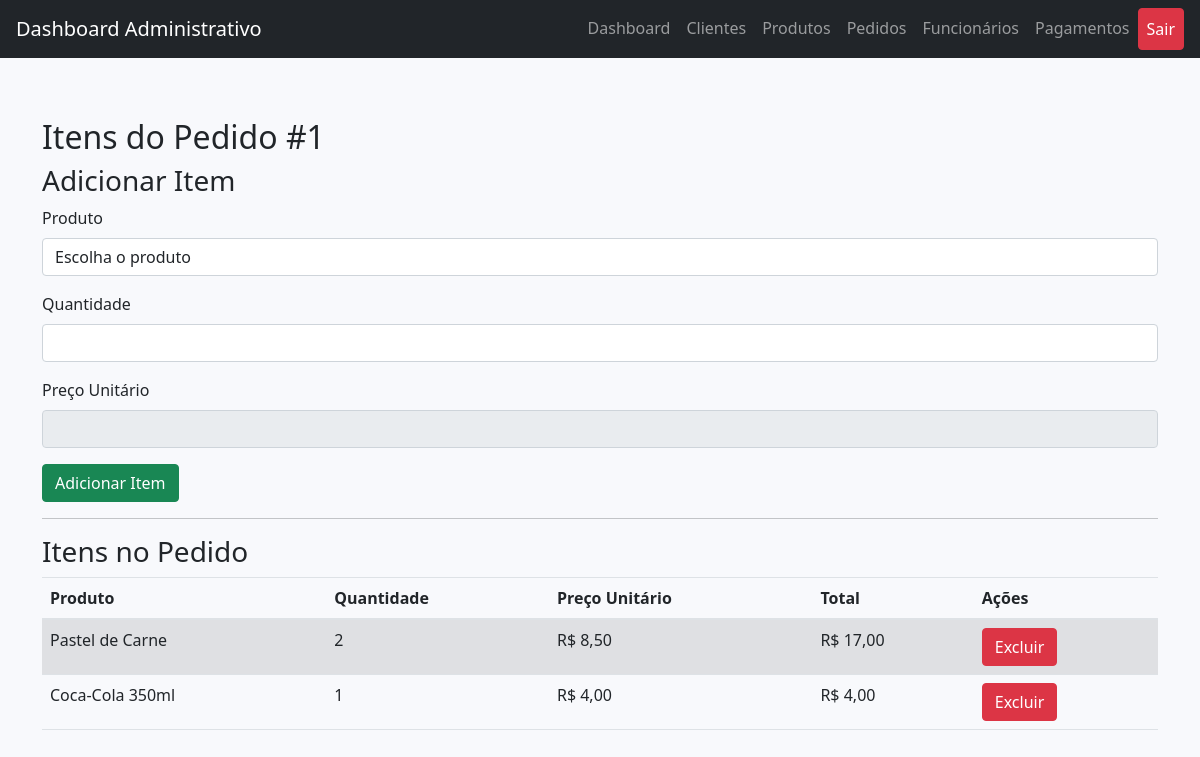
/admin/admin_item_pedido.php?pedido_id=1 (signed in), run on the app's committed database.
### tables this page shows
CREATE TABLE IF NOT EXISTS `item_pedido` (
  `ID_item_pedido` int(11) NOT NULL AUTO_INCREMENT,
  `ID_pedido` int(11) DEFAULT NULL,
  `ID_produto` int(11) DEFAULT NULL,
  `quantidade` int(11) NOT NULL,
  `preco_unitario` decimal(10,2) NOT NULL,
  PRIMARY KEY (`ID_item_pedido`),
  KEY `ID_pedido` (`ID_pedido`),
  KEY `ID_produto` (`ID_produto`)
);

CREATE TABLE IF NOT EXISTS `produto` (
  `ID_produto` int(11) NOT NULL AUTO_INCREMENT,
  `nome` varchar(100) NOT NULL,
  `descricao` text,
  `preco` decimal(10,2) NOT NULL,
  `categoria` int(11) DEFAULT NULL,
  `estoque` int(11) DEFAULT '0',
  `imagem` varchar(255) DEFAULT NULL,
  PRIMARY KEY (`ID_produto`),
  KEY `categoria` (`categoria`)
);

### admin/admin_item_pedido.php (the view, shortened to what this page needs)
<?php
include 'conexao.php';
if (isset($_GET['pedido_id'])) {
    $pedido_id = $_GET['pedido_id'];
} else {
    echo "Pedido não encontrado!";
    exit();
}
$itens_pedido = $conn->query("SELECT ip.ID_item_pedido, p.nome AS produto, ip.quantidade, ip.preco_unitario, (ip.quantidade * ip.preco_unitario) AS total FROM item_pedido ip JOIN produto p ON ip.ID_produto = p.ID_produto WHERE ip.ID_pedido = $pedido_id");
?>
<!DOCTYPE html>
<html lang="pt-BR">
<head>
  <link href="https://stackpath.bootstrapcdn.com/bootstrap/4.5.2/css/bootstrap.min.css" rel="stylesheet">
  <link href="https://cdn.jsdelivr.net/npm/bootstrap@5.1.3/dist/css/bootstrap.min.css" rel="stylesheet">
  <link href="https://cdnjs.cloudflare.com/ajax/libs/font-awesome/5.15.4/css/all.min.css" rel="stylesheet">
  <link rel="stylesheet" href="estilo.css">
</head>
<body>
<nav class="navbar navbar-expand-lg navbar-dark bg-dark fixed-top">
  <a class="navbar-brand" href="#">Dashboard Administrativo</a>
  <div class="collapse navbar-collapse" id="navbarNav">
    <ul class="navbar-nav ml-auto">
      <li class="nav-item"><a class="nav-link" href="admin_dashboard.php">Dashboard</a></li>
      <li class="nav-item"><a class="nav-link" href="admin_cliente.php">Clientes</a></li>
      <li class="nav-item"><a class="nav-link" href="admin_produto.php">Produtos</a></li>
      <li class="nav-item"><a class="nav-link" href="admin_pedido.php">Pedidos</a></li>
      <li class="nav-item"><a class="nav-link" href="admin_funcionario.php">Funcionários</a></li>
      <li class="nav-item"><a class="nav-link" href="admin_pagamento.php">Pagamentos</a></li>
      <li class="nav-item">
        <a class="nav-link btn btn-danger text-white" href="logout.php">Sair</a>
      </li>
    </ul>
  </div>
</nav>
<div class="container mt-5">
    <h2>Itens do Pedido #<?php echo $pedido_id; ?></h2>
    <h3>Adicionar Item</h3>
    <form action="admin_item_pedido.php?pedido_id=<?php echo $pedido_id; ?>" method="POST">
        <div class="mb-3">
            <label for="ID_produto" class="form-label">Produto</label>
            <select class="form-control" id="ID_produto" name="ID_produto" required onchange="atualizarPreco()">
                <option value="" disabled selected>Escolha o produto</option>
            </select>
        </div>
        <div class="mb-3">
            <label for="quantidade" class="form-label">Quantidade</label>
            <input type="number" class="form-control" id="quantidade" name="quantidade" min="1" required>
        </div>
        <div class="mb-3">
            <label for="preco_unitario" class="form-label">Preço Unitário</label>
            <input type="text" class="form-control" id="preco_unitario" name="preco_unitario" required readonly>
        </div>
        <button type="submit" class="btn btn-success">Adicionar Item</button>
    </form>
    <hr>
    <h3>Itens no Pedido</h3>
    <table class="table table-striped">
        <thead>
            <tr>
                <th>Produto</th>
                <th>Quantidade</th>
                <th>Preço Unitário</th>
                <th>Total</th>
                <th>Ações</th>
            </tr>
        </thead>
        <tbody>
            <?php while ($item = $itens_pedido->fetch_assoc()): ?>
                <tr>
                    <td><?php echo $item['produto']; ?></td>
                    <td><?php echo $item['quantidade']; ?></td>
                    <td>R$ <?php echo number_format($item['preco_unitario'], 2, ',', '.'); ?></td>
                    <td>R$ <?php echo number_format($item['total'], 2, ',', '.'); ?></td>
                    <td>
                        <a href="admin_item_pedido.php?pedido_id=<?php echo $pedido_id; ?>&delete=<?php echo $item['ID_item_pedido']; ?>" class="btn btn-danger" onclick="return confirm('Tem certeza que deseja excluir este item?')">Excluir</a>
                    </td>
                </tr>
            <?php endwhile; ?>
        </tbody>
    </table>
</div>
</body>
</html>

### admin/estilo.css (style rules this page uses)
body { background-color: #f8f9fc; padding-top: 70px; }
.navbar { margin-bottom: 20px; }

### data on the page
item_pedido: ID_produto.nome "Pastel de Carne", quantidade "2", preco_unitario "8,50", total "17,00"
item_pedido: ID_produto.nome "Coca-Cola 350ml", quantidade "1", preco_unitario "4,00", total "4,00"

### other printed values
$pedido_id "1"
